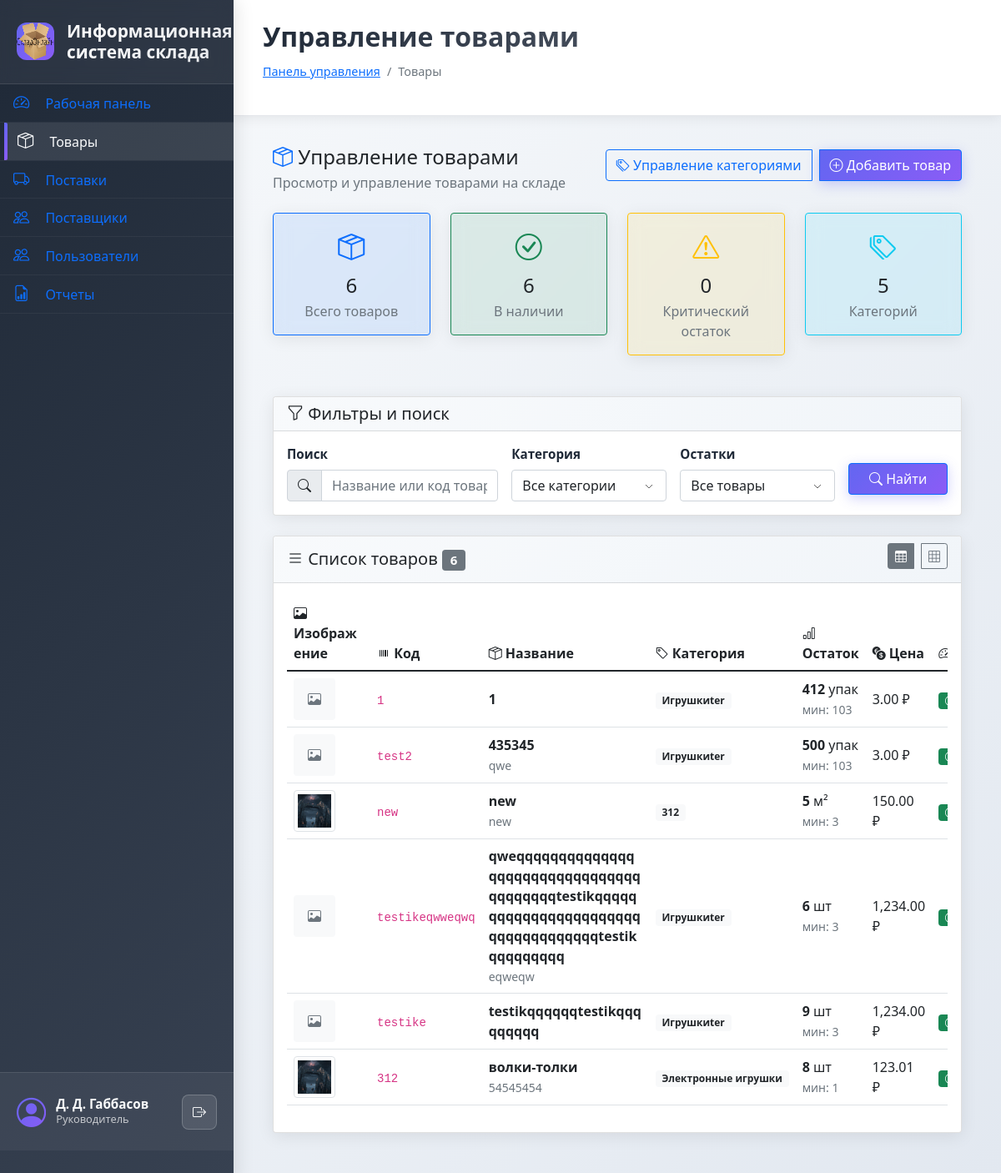
/products.php (signed in), run on the app's committed database.
### tables this page shows
CREATE TABLE `products` (
  `id` int NOT NULL,
  `product_code` varchar(20) NOT NULL,
  `name` varchar(100) NOT NULL,
  `description` text,
  `category_id` int NOT NULL,
  `price` decimal(10,2) NOT NULL DEFAULT '0.00',
  `quantity_in_stock` int NOT NULL DEFAULT '0',
  `min_stock_level` int DEFAULT '10',
  `unit` varchar(20) DEFAULT 'шт',
  `image_path` varchar(255) DEFAULT NULL,
  `is_active` tinyint(1) DEFAULT '1',
  `delivery_id` int DEFAULT NULL,
  `order_status` enum('ordered','in_transit','received','in_stock') DEFAULT 'in_stock'
);

CREATE TABLE `categories` (
  `id` int NOT NULL,
  `name` varchar(50) NOT NULL,
  `description` text,
  `parent_id` int DEFAULT NULL
);

### includes/config.php (called while the page is built, shortened)
<?php
function isAdminOrSupervisor() {
    return isset($_SESSION['user_role']) && in_array($_SESSION['user_role'], ['admin', 'supervisor']);
}

### classes/Database.php (called while the page is built, shortened)
<?php
class Database {
    private $mysqli;
    private static $instance = null;
    private function __construct() {
        try {
            $this->mysqli = new mysqli(DB_HOST, DB_USER, DB_PASS, DB_NAME);
            $this->mysqli->set_charset(DB_CHARSET);
        } catch (Exception $e) {
            throw new Exception("Ошибка подключения к базе данных: " . $e->getMessage());
        }
    }
    public static function getInstance() {
        if (self::$instance === null) {
            self::$instance = new self();
        }
        return self::$instance;
    }
    public function query($sql, $params = []) {
        try {
            if (empty($params)) {
                $result = $this->mysqli->query($sql);
                return $result;
            }
        } catch (Exception $e) {
            throw new Exception("Ошибка выполнения запроса: " . $e->getMessage());
        }
    }
    public function fetchAll($sql, $params = []) {
        $result = $this->query($sql, $params);
        if ($result instanceof mysqli_result) {
            return $result->fetch_all(MYSQLI_ASSOC);
        }
        return [];
    }
}
?>

### classes/Product.php (called while the page is built, shortened)
<?php
class Product {
    private $db;
    public function __construct() {
        $this->db = Database::getInstance();
    }
    public function getAll($filters = []) {
        try {
            $sql = "SELECT p.*, c.name as category_name
                    FROM products p
                    LEFT JOIN categories c ON p.category_id = c.id
                    WHERE 1=1";
            $params = [];
            $sql .= " ORDER BY p.name";
            return $this->db->fetchAll($sql, $params);
        } catch (Exception $e) {
            throw new Exception("Ошибка получения товаров: " . $e->getMessage());
        }
    }
    public function getLowStockProducts() {
        try {
            $sql = "SELECT p.*, c.name as category_name
                    FROM products p
                    LEFT JOIN categories c ON p.category_id = c.id
                    WHERE p.quantity_in_stock <= p.min_stock_level
                    ORDER BY p.quantity_in_stock ASC";
            return $this->db->fetchAll($sql);
        } catch (Exception $e) {
            throw new Exception("Ошибка получения товаров с низким остатком: " . $e->getMessage());
        }
    }
}
?>

### classes/Category.php (called while the page is built, shortened)
<?php
class Category {
    private $db;
    public function __construct() {
        $this->db = Database::getInstance();
    }
    public function getAll() {
        try {
            $sql = "SELECT c.*,
                           COUNT(p.id) as products_count,
                           COALESCE(SUM(p.quantity_in_stock), 0) as total_stock,
                           COALESCE(SUM(p.price * p.quantity_in_stock), 0) as total_value
                    FROM categories c
                    LEFT JOIN products p ON c.id = p.category_id
                    GROUP BY c.id
                    ORDER BY c.name";
            return $this->db->fetchAll($sql);
        } catch (Exception $e) {
            throw new Exception("Ошибка получения категорий: " . $e->getMessage());
        }
    }
}
?>

### products.php (the view, shortened to what this page needs)
<?php
require_once 'includes/config.php';
require_once 'classes/Database.php';
require_once 'classes/Product.php';
require_once 'classes/Category.php';
$product = new Product();
$category = new Category();
$products = $product->getAll();
$categories = $category->getAll();
$lowStockProducts = $product->getLowStockProducts();
$searchQuery = $_GET['search'] ?? '';
include 'includes/header.php';
?>
<div class="container-fluid">
    <div class="d-flex justify-content-between align-items-center mb-4">
        <div>
            <h2 class="h4 mb-1">
                <i class="bi bi-box-seam text-primary"></i>
                Управление товарами
            </h2>
            <p class="text-muted mb-0">Просмотр и управление товарами на складе</p>
        </div>
        <?php if (isAdminOrSupervisor()): ?>
        <div class="btn-group">
            <button type="button" class="btn btn-outline-primary" data-bs-toggle="modal" data-bs-target="#manageCategoriesModal">
                <i class="bi bi-tags"></i> Управление категориями
            </button>
            <button type="button" class="btn btn-primary" data-bs-toggle="modal" data-bs-target="#addProductModal">
                <i class="bi bi-plus-circle"></i> Добавить товар
            </button>
        </div>
        <?php endif; ?>
    </div>
    <div class="row mb-4">
        <div class="col-md-3">
            <div class="card bg-primary bg-opacity-10 border-primary">
                <div class="card-body text-center">
                    <i class="bi bi-box-seam text-primary" style="font-size: 2rem;"></i>
                    <h4 class="mt-2 mb-1"><?= count($product->getAll()) ?></h4>
                    <p class="text-muted mb-0">Всего товаров</p>
                </div>
            </div>
        </div>
        <div class="col-md-3">
            <div class="card bg-success bg-opacity-10 border-success">
                <div class="card-body text-center">
                    <i class="bi bi-check-circle text-success" style="font-size: 2rem;"></i>
                    <h4 class="mt-2 mb-1"><?= count(array_filter($product->getAll(), fn($p) => $p['quantity_in_stock'] > $p['min_stock_level'])) ?></h4>
                    <p class="text-muted mb-0">В наличии</p>
                </div>
            </div>
        </div>
        <div class="col-md-3">
            <div class="card bg-warning bg-opacity-10 border-warning">
                <div class="card-body text-center">
                    <i class="bi bi-exclamation-triangle text-warning" style="font-size: 2rem;"></i>
                    <h4 class="mt-2 mb-1"><?= count($lowStockProducts) ?></h4>
                    <p class="text-muted mb-0">Критический остаток</p>
                </div>
            </div>
        </div>
        <div class="col-md-3">
            <div class="card bg-info bg-opacity-10 border-info">
                <div class="card-body text-center">
                    <i class="bi bi-tags text-info" style="font-size: 2rem;"></i>
                    <h4 class="mt-2 mb-1"><?= count($categories) ?></h4>
                    <p class="text-muted mb-0">Категорий</p>
                </div>
            </div>
        </div>
    </div>
    <div class="card mb-4">
        <div class="card-header">
            <h5 class="mb-0"><i class="bi bi-funnel"></i> Фильтры и поиск</h5>
        </div>
        <div class="card-body">
            <form method="GET" class="row g-3">
                <div class="col-md-4">
                    <label for="search" class="form-label">Поиск</label>
                    <div class="input-group">
                        <span class="input-group-text"><i class="bi bi-search"></i></span>
                        <input type="text" class="form-control" id="search" name="search"
                               value="<?= htmlspecialchars($searchQuery) ?>"
                               placeholder="Название или код товара">
                    </div>
                </div>
                <div class="col-md-3">
                    <label for="category" class="form-label">Категория</label>
                    <select class="form-select" id="category" name="category">
                        <option value="">Все категории</option>
                    </select>
                </div>
                <div class="col-md-3">
                    <label for="stock" class="form-label">Остатки</label>
                    <select class="form-select" id="stock" name="stock">
                        <option value="">Все товары</option>
                    </select>
                </div>
                <div class="col-md-2 d-flex align-items-end">
                    <button type="submit" class="btn btn-primary w-100">
                        <i class="bi bi-search"></i> Найти
                    </button>
                </div>
            </form>
        </div>
    </div>
    <div class="card">
        <div class="card-header d-flex justify-content-between align-items-center">
            <h5 class="mb-0">
                <i class="bi bi-list"></i> Список товаров
                <span class="badge bg-secondary"><?= count($products) ?></span>
            </h5>
            <div class="btn-group btn-group-sm" role="group">
                <label class="btn btn-outline-secondary" for="table-view">
                    <i class="bi bi-table"></i>
                </label>
                <label class="btn btn-outline-secondary" for="card-view">
                    <i class="bi bi-grid-3x3"></i>
                </label>
            </div>
        </div>
        <div class="card-body">
            <div id="table-view-content">
                <div class="table-responsive">
                    <table class="table table-hover">
                        <thead>
                            <tr>
                                 <th><i class="bi bi-image"></i> Изображение</th>
                                <th><i class="bi bi-upc"></i> Код</th>
                                <th><i class="bi bi-box-seam"></i> Название</th>
                                <th><i class="bi bi-tag"></i> Категория</th>
                                <th><i class="bi bi-bar-chart"></i> Остаток</th>
                                <th><i class="bi bi-currency-exchange"></i> Цена</th>
                                <th><i class="bi bi-speedometer2"></i> Статус</th>
                            </tr>
                        </thead>
                        <tbody>
                            <?php if (empty($products)): ?>
                            <tr>
                                <td colspan="<?= isAdminOrSupervisor() ? '8' : '7' ?>" class="text-center py-4">
                                    <i class="bi bi-inbox text-muted" style="font-size: 2rem;"></i>
                                    <p class="text-muted mt-2">Товары не найдены</p>
                                </td>
                            </tr>
                            <?php else: ?>
                                <?php foreach ($products as $prod): ?>
                                <tr>
                                    <td>
                                        <?php if (!empty($prod['image_path']) && file_exists($prod['image_path'])): ?>
                                            <img src="<?= htmlspecialchars($prod['image_path']) ?>"
                                                 alt="<?= htmlspecialchars($prod['name']) ?>"
                                                 class="img-thumbnail"
                                                 style="width: 50px; height: 50px; object-fit: cover;">
                                        <?php else: ?>
                                            <div class="bg-light d-flex align-items-center justify-content-center"
                                                 style="width: 50px; height: 50px; border-radius: 4px;">
                                                <i class="bi bi-image text-muted"></i>
                                            </div>
                                        <?php endif; ?>
                                    </td>
                                    <td><code><?= htmlspecialchars($prod['product_code']) ?></code></td>
                                    <td>
                                        <strong><?= htmlspecialchars($prod['name']) ?></strong>
                                        <?php if (!empty($prod['description'])): ?>
                                            <br><small class="text-muted"><?= htmlspecialchars($prod['description']) ?></small>
                                        <?php endif; ?>
                                    </td>
                                    <td>
                                        <span class="badge bg-light text-dark">
                                            <?= htmlspecialchars($prod['category_name'] ?? 'Без категории') ?>
                                        </span>
                                    </td>
                                    <td>
                                        <span class="fw-bold"><?= $prod['quantity_in_stock'] ?></span>
                                        <?= htmlspecialchars($prod['unit']) ?>
                                        <br>
                                        <small class="text-muted">мин: <?= $prod['min_stock_level'] ?></small>
                                    </td>
                                    <td><?= number_format($prod['price'], 2) ?> ₽</td>
                                    <td>
                                        <?php
                                        if (isset($prod['order_status']) && $prod['order_status'] !== 'in_stock'):
                                            switch ($prod['order_status']):
                                                case 'ordered': ?>
                                                    <span class="badge bg-info">
                                                        <i class="bi bi-clock"></i> Заказан
                                                    </span>
                                                    <?php break;
                                                case 'in_transit': ?>
                                                    <span class="badge bg-primary">
                                                        <i class="bi bi-truck"></i> В пути
                                                    </span>
                                                    <?php break;
                                                case 'received': ?>
                                                    <span class="badge bg-warning">
                                                        <i class="bi bi-box-seam"></i> Получен
                                                    </span>
                                                    <?php break;
                                            endswitch;
                                        else:
                                            if ($prod['quantity_in_stock'] <= $prod['min_stock_level']): ?>
                                                <span class="badge bg-danger">
                                                    <i class="bi bi-exclamation-triangle"></i> Критический
                                                </span>
                                            <?php elseif ($prod['quantity_in_stock'] <= $prod['min_stock_level'] * 1.5): ?>
                                                <span class="badge bg-warning text-dark">
                                                    <i class="bi bi-exclamation-circle"></i> Низкий
                                                </span>
                                            <?php else: ?>
                                                <span class="badge bg-success">
                                                    <i class="bi bi-check-circle"></i> В наличии
                                                </span>
                                            <?php endif;
                                        endif; ?>
                                    </td>
                                </tr>
                                <?php endforeach; ?>
                            <?php endif; ?>
                        </tbody>
                    </table>
                </div>
            </div>
        </div>
    </div>
</div>
<?php include 'includes/footer.php'; ?>

### data on the page
products: product_code "1", name "1", category.name "Игрушкиter", quantity_in_stock "412", unit "упак", min_stock_level "103", price "3.00", order_status "in_stock" (drawn)
products: product_code "test2", name "435345", description "qwe", category.name "Игрушкиter", quantity_in_stock "500", unit "упак", min_stock_level "103", price "3.00", order_status "in_stock" (drawn)
products: image_path (picture), product_code "new", name "new", description "new", category.name "312", quantity_in_stock "5", unit "м²", min_stock_level "3", price "150.00", order_status "in_stock" (drawn)
products: product_code "testikeqwweqwq", name "qweqqqqqqqqqqqqqqqqqqqqqqqqqqqqqqqqqqqqqqqqtestikqqqqqqqqqqqqqqqqqqqqqqqqqqqqqqqqqqqqtestikqqqqqqqqq", description "eqweqw", category.name "Игрушкиter", quantity_in_stock "6", unit "шт", min_stock_level "3", price "1,234.00", order_status "in_stock" (drawn)
products: product_code "testike", name "testikqqqqqqtestikqqqqqqqqq", category.name "Игрушкиter", quantity_in_stock "9", unit "шт", min_stock_level "3", price "1,234.00", order_status "in_stock" (drawn)
products: image_path (picture), product_code "312", name "волки-толки", description "54545454", category.name "Электронные игрушки", quantity_in_stock "8", unit "шт", min_stock_level "1", price "123.01", order_status "in_stock" (drawn)

### other printed values
APP_NAME "Информационная система склада"
getCurrentUser()['full_name'] "Д. Д. Габбасов"
$pageTitle "Управление товарами"
$item['title'] "Панель управления"
$item['title'] "Товары"
count($product->getAll()) "6"
count($lowStockProducts) "0"
count($categories) "5"
count($products) "6"
